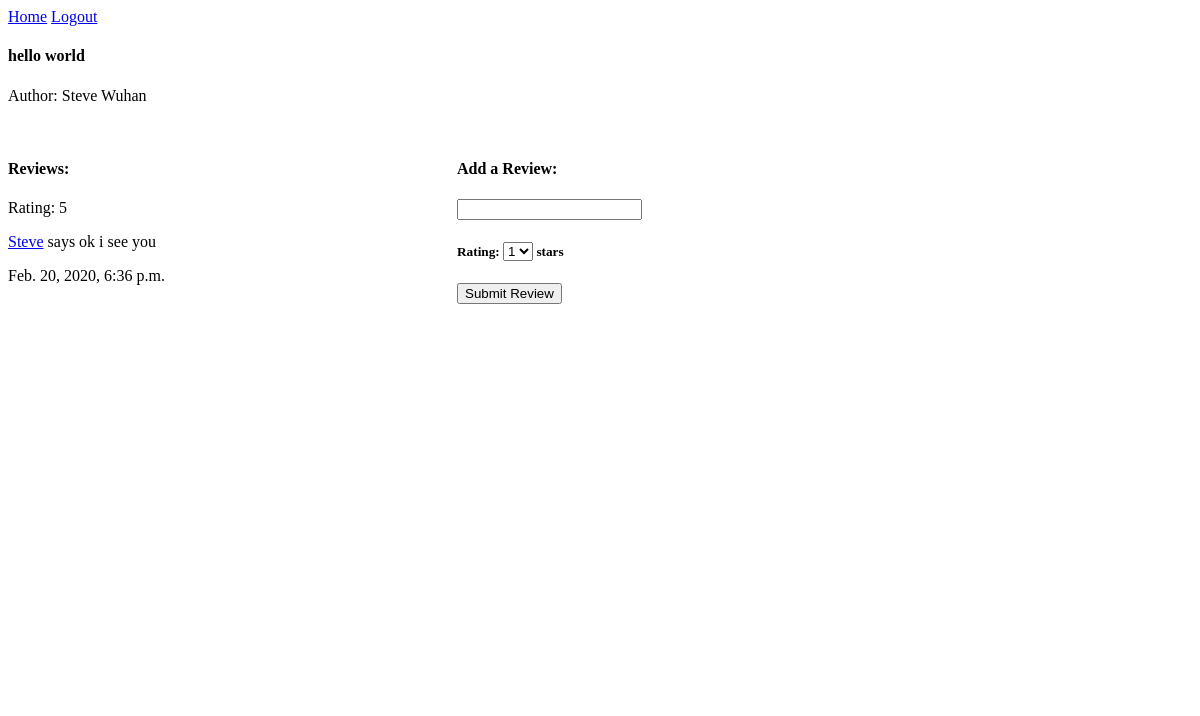
The app's page /books/2 (signed in) with its own data.
### DojoReads_app/models.py (models this page shows)
class Book(models.Model):
    title = models.CharField(max_length=255)
    author = models.ForeignKey(Author, related_name="books_written", on_delete=models.CASCADE)
    uploaded_by = models.ForeignKey(User, related_name="books_uploaded", on_delete = models.CASCADE)
    created_at = models.DateTimeField(auto_now_add=True)
    updated_at = models.DateTimeField(auto_now=True)

class Author(models.Model):
    name = models.CharField(max_length=255)
    created_at = models.DateTimeField(auto_now_add=True)
    updated_at = models.DateTimeField(auto_now=True)

class Review(models.Model):
    books = models.ForeignKey(Book, related_name = "book", on_delete = models.CASCADE)
    ratings = models.IntegerField()
    user_reviewer = models.ForeignKey(User, related_name="reviewers", on_delete = models.CASCADE)
    created_at = models.DateTimeField(auto_now_add=True)
    updated_at = models.DateTimeField(auto_now=True)
    written_review = models.TextField()

class User(models.Model):
    name = models.CharField(max_length=255)
    alias = models.CharField(max_length=255)
    email = models.CharField(max_length=255)
    password = models.CharField(max_length=255)
    created_at = models.DateTimeField(auto_now_add=True)
    updated_at = models.DateTimeField(auto_now=True)
    objects = UserManager()

### DojoReads_app/views.py (the view)
# urls.py: path('books/<int:myBook_ID>', views.view_book_page), # viewing the book page
def view_book_page(request, myBook_ID):
    my_Book = Book.objects.get(id=myBook_ID)
    current_user_id = request.session['user']
    this_book_authors = my_Book.author
    my_user_reviewers = Review.objects.all()
    context = {
        "the_book": my_Book,
        "this_book_author": this_book_authors,
        "the_other_review": my_user_reviewers,
        "this_user": current_user_id,
    }
    return render(request, "view_book_review.html", context)

### DojoReads_app/templates/view_book_review.html (shortened to what this page needs)
<!DOCTYPE html>
<html lang="en">
<head>
    {% load static %}
    <link rel="stylesheet" href="{% static 'css/ViewBook.css' %}">
</head>
<body>
    <a href="/success/{{this_user}}">Home</a>
    <a href="/logoutUser">Logout</a>
    <h4>{{ the_book.title }}</h4>
    <p>Author: {{ this_book_author.name }}</p>
    <br>
    <div id="theReviews">
        <h4>Reviews: </h4>
        {% for raters in the_other_review %}
            {% if the_book.id == raters.books.id %}
                <p>Rating: {{ raters.ratings }}</p>
                <p><a href="/users/{{raters.user_reviewer.id}}">{{ raters.user_reviewer.name }}</a> says {{ raters.written_review }}</p>
                <p>{{ raters.updated_at }}</p>
            {% endif %}
        {% endfor %}
    </div>
    <div id="addReviewBox">
        <h4>Add a Review: </h4>
        <form action="" method="post">
            <input type ="text" name="type_review_for_me">
            <h5>Rating:
                <select name="my_ratings">
                    <option value="1">1</option>
                </select>
            stars</h5>
            <input type="submit" value="Submit Review">
        </form>
    </div>
</body>
</html>

### DojoReads_app/static/css/ViewBook.css (style rules this page uses)
#addReviewBox { height:400px; width:300px; background-color: white; display: inline-block; vertical-align: top; }
#theReviews { min-height: 550px; width: 445px; background-color: white; display: inline-block; overflow-y: auto; }

### records on screen
Book: title "hello world"
Author: name "Steve Wuhan"
Review: ratings "5", user_reviewer.name "Steve", written_review "ok i see you", updated_at "Feb. 20, 2020, 6:36 p.m."
